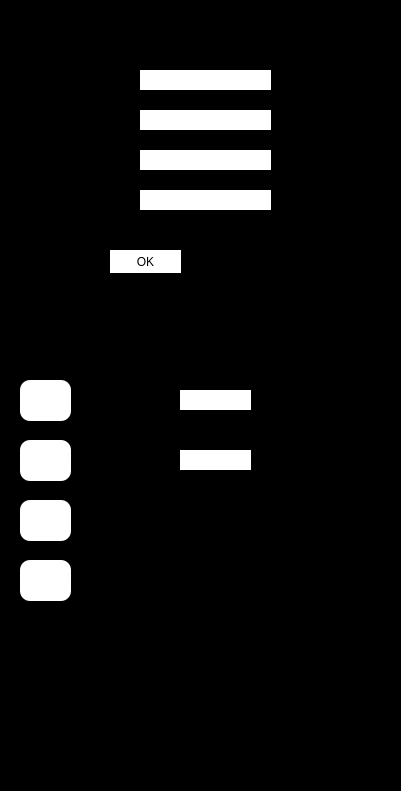
       <widget class="QFrame" name="frame_2">
        <property name="geometry">
         <rect>
          <x>10</x>
          <y>100</y>
          <width>401</width>
          <height>791</height>
         </rect>
        </property>
        <property name="toolTipDuration">
         <number>2</number>
        </property>
        <property name="styleSheet">
         <string notr="true">border-color: rgb(85, 255, 255);
background-color: rgb(0,0,0);
border-radius: 10px;  /* Change the value as needed */
</string>
        </property>
        <property name="frameShape">
         <enum>QFrame::StyledPanel</enum>
        </property>
        <property name="frameShadow">
         <enum>QFrame::Raised</enum>
        </property>
        <widget class="QLabel" name="label_15">
         <property name="geometry">
          <rect>
           <x>10</x>
           <y>10</y>
           <width>171</width>
           <height>31</height>
          </rect>
         </property>
         <property name="font">
          <font>
           <family>Segoe MDL2 Assets</family>
           <pointsize>14</pointsize>
           <weight>75</weight>
           <italic>false</italic>
           <bold>true</bold>
          </font>
         </property>
         <property name="styleSheet">
          <string notr="true">border: 0px </string>
         </property>
         <property name="text">
          <string>LOADING MOTOR</string>
         </property>
        </widget>
        <widget class="QLabel" name="label_16">
         <property name="geometry">
          <rect>
           <x>10</x>
           <y>60</y>
           <width>131</width>
           <height>31</height>
          </rect>
         </property>
         <property name="font">
          <font>
           <family>Segoe MDL2 Assets</family>
           <pointsize>10</pointsize>
           <weight>75</weight>
           <bold>true</bold>
          </font>
         </property>
         <property name="styleSheet">
          <string notr="true">border: 0px </string>
         </property>
         <property name="text">
          <string>CURRENT POSITION:</string>
         </property>
        </widget>
        <widget class="QLabel" name="label_17">
         <property name="geometry">
          <rect>
           <x>10</x>
           <y>100</y>
           <width>61</width>
           <height>31</height>
          </rect>
         </property>
         <property name="font">
          <font>
           <family>Segoe MDL2 Assets</family>
           <pointsize>10</pointsize>
           <weight>75</weight>
           <bold>true</bold>
          </font>
         </property>
         <property name="styleSheet">
          <string notr="true">border: 0px </string>
         </property>
         <property name="text">
          <string>MOVE TO:</string>
         </property>
        </widget>
        <widget class="QLineEdit" name="ZmotorTo">
         <property name="geometry">
          <rect>
           <x>140</x>
           <y>110</y>
           <width>131</width>
           <height>20</height>
          </rect>
         </property>
         <property name="styleSheet">
          <string notr="true">background-color: rgb(255, 255, 255);border: 0px ;border-radius: 0px;color: rgb(0, 0, 0);</string>
         </property>
        </widget>
        <widget class="QLabel" name="label_18">
         <property name="geometry">
          <rect>
           <x>10</x>
           <y>140</y>
           <width>61</width>
           <height>31</height>
          </rect>
         </property>
         <property name="font">
          <font>
           <family>Segoe MDL2 Assets</family>
           <pointsize>10</pointsize>
           <weight>75</weight>
           <bold>true</bold>
          </font>
         </property>
         <property name="styleSheet">
          <string notr="true">border: 0px </string>
         </property>
         <property name="text">
          <string>STEP SIZE:</string>
         </property>
        </widget>
        <widget class="QLineEdit" name="lineEdit_5">
         <property name="geometry">
          <rect>
           <x>140</x>
           <y>150</y>
           <width>131</width>
           <height>20</height>
          </rect>
         </property>
         <property name="styleSheet">
          <string notr="true">background-color: rgb(255, 255, 255);border: 0px ;border-radius: 0px;color: rgb(0, 0, 0);</string>
         </property>
        </widget>
        <widget class="QPushButton" name="ZmotorOk">
         <property name="geometry">
          <rect>
           <x>110</x>
           <y>250</y>
           <width>71</width>
           <height>23</height>
          </rect>
         </property>
         <property name="styleSheet">
          <string notr="true">background-color: rgb(255, 255, 255);
color: rgb(0, 0, 0);border: 0px ;border-radius: 0px;</string>
         </property>
         <property name="text">
          <string>OK</string>
         </property>
        </widget>
        <widget class="QLineEdit" name="ZmotorPos">
         <property name="geometry">
          <rect>
           <x>140</x>
           <y>70</y>
           <width>131</width>
           <height>20</height>
          </rect>
         </property>
         <property name="styleSheet">
          <string notr="true">background-color: rgb(255, 255, 255);border: 0px ;border-radius: 0px;color: rgb(0, 0, 0);</string>
         </property>
        </widget>
        <widget class="QLabel" name="label_21">
         <property name="geometry">
          <rect>
           <x>20</x>
           <y>380</y>
           <width>51</width>
           <height>41</height>
          </rect>
         </property>
         <property name="styleSheet">
          <string notr="true">border: 0px ;
background-color: rgb(255, 255, 255);</string>
         </property>
         <property name="text">
          <string/>
         </property>
         <property name="pixmap">
          <pixmap>up-fractol.png</pixmap>
         </property>
         <property name="scaledContents">
          <bool>true</bool>
         </property>
        </widget>
        <widget class="QLabel" name="label_22">
         <property name="geometry">
          <rect>
           <x>20</x>
           <y>440</y>
           <width>51</width>
           <height>41</height>
          </rect>
         </property>
         <property name="styleSheet">
          <string notr="true">border: 0px;
background-color: rgb(255, 255, 255);</string>
         </property>
         <property name="text">
          <string/>
         </property>
         <property name="pixmap">
          <pixmap>down_fractol.png</pixmap>
         </property>
         <property name="scaledContents">
          <bool>true</bool>
         </property>
        </widget>
        <widget class="QPushButton" name="ZmotorUp">
         <property name="geometry">
          <rect>
           <x>20</x>
           <y>380</y>
           <width>51</width>
           <height>41</height>
          </rect>
         </property>
         <property name="toolTip">
          <string notr="true"/>
         </property>
         <property name="toolTipDuration">
          <number>2</number>
         </property>
         <property name="styleSheet">
          <string notr="true">border: 0px;
background-color: rgb(255, 255);</string>
         </property>
         <property name="text">
          <string/>
         </property>
        </widget>
        <widget class="QPushButton" name="ZmotorDown">
         <property name="geometry">
          <rect>
           <x>20</x>
           <y>440</y>
           <width>51</width>
           <height>41</height>
          </rect>
         </property>
         <property name="toolTip">
          <string notr="true"/>
         </property>
         <property name="toolTipDuration">
          <number>2</number>
         </property>
         <property name="styleSheet">
          <string notr="true">border: 0px;
background-color: rgb(255, 255);</string>
         </property>
         <property name="text">
          <string/>
         </property>
        </widget>
        <widget class="QLabel" name="label_73">
         <property name="geometry">
          <rect>
           <x>280</x>
           <y>70</y>
           <width>47</width>
           <height>13</height>
          </rect>
         </property>
         <property name="styleSheet">
          <string notr="true">border: 0px;</string>
         </property>
         <property name="text">
          <string>mm</string>
         </property>
        </widget>
        <widget class="QLabel" name="label_74">
         <property name="geometry">
          <rect>
           <x>280</x>
           <y>110</y>
           <width>21</width>
           <height>16</height>
          </rect>
         </property>
         <property name="styleSheet">
          <string notr="true">border: 0px;</string>
         </property>
         <property name="text">
          <string>mm</string>
         </property>
        </widget>
        <widget class="QLabel" name="label_76">
         <property name="geometry">
          <rect>
           <x>20</x>
           <y>330</y>
           <width>201</width>
           <height>31</height>
          </rect>
         </property>
         <property name="font">
          <font>
           <family>Segoe MDL2 Assets</family>
           <pointsize>10</pointsize>
           <weight>75</weight>
           <italic>false</italic>
           <bold>true</bold>
          </font>
         </property>
         <property name="styleSheet">
          <string notr="true">border: 0px </string>
         </property>
         <property name="text">
          <string>MANUAL CONTROL</string>
         </property>
        </widget>
        <widget class="QLabel" name="label_109">
         <property name="geometry">
          <rect>
           <x>20</x>
           <y>500</y>
           <width>51</width>
           <height>41</height>
          </rect>
         </property>
         <property name="styleSheet">
          <string notr="true">border: 0px;
background-color: rgb(255, 255, 255);</string>
         </property>
         <property name="text">
          <string/>
         </property>
         <property name="pixmap">
          <pixmap>home_fractol.png</pixmap>
         </property>
         <property name="scaledContents">
          <bool>true</bool>
         </property>
        </widget>
        <widget class="QPushButton" name="ZmotorHome">
         <property name="geometry">
          <rect>
           <x>20</x>
           <y>500</y>
           <width>51</width>
           <height>41</height>
          </rect>
         </property>
         <property name="toolTip">
          <string notr="true"/>
         </property>
         <property name="toolTipDuration">
          <number>2</number>
         </property>
         <property name="styleSheet">
          <string notr="true">border: 0px;
background-color: rgb(255, 255);</string>
         </property>
         <property name="text">
          <string/>
         </property>
        </widget>
        <widget class="QLabel" name="label_77">
         <property name="geometry">
          <rect>
           <x>10</x>
           <y>180</y>
           <width>61</width>
           <height>31</height>
          </rect>
         </property>
         <property name="font">
          <font>
           <family>Segoe MDL2 Assets</family>
           <pointsize>10</pointsize>
           <weight>75</weight>
           <bold>true</bold>
          </font>
         </property>
         <property name="styleSheet">
          <string notr="true">border: 0px </string>
         </property>
         <property name="text">
          <string>SPEED:</string>
         </property>
        </widget>
        <widget class="QLineEdit" name="ZmotorSpeed">
         <property name="geometry">
          <rect>
           <x>140</x>
           <y>190</y>
           <width>131</width>
           <height>20</height>
          </rect>
         </property>
         <property name="styleSheet">
          <string notr="true">background-color: rgb(255, 255, 255);border: 0px ;border-radius: 0px;color: rgb(0, 0, 0);</string>
         </property>
        </widget>
        <widget class="QLabel" name="label_80">
         <property name="geometry">
          <rect>
           <x>100</x>
           <y>380</y>
           <width>71</width>
           <height>31</height>
          </rect>
         </property>
         <property name="font">
          <font>
           <family>Segoe MDL2 Assets</family>
           <pointsize>10</pointsize>
           <weight>75</weight>
           <bold>true</bold>
          </font>
         </property>
         <property name="styleSheet">
          <string notr="true">border: 0px </string>
         </property>
         <property name="text">
          <string>STEP SIZE:</string>
         </property>
        </widget>
        <widget class="QLineEdit" name="ZmotorUpStepSize">
         <property name="geometry">
          <rect>
           <x>180</x>
           <y>390</y>
           <width>71</width>
           <height>20</height>
          </rect>
         </property>
         <property name="styleSheet">
          <string notr="true">background-color: rgb(255, 255, 255);border: 0px ;border-radius: 0px;
color: rgb(0, 0, 0);</string>
         </property>
        </widget>
        <widget class="QLabel" name="label_115">
         <property name="geometry">
          <rect>
           <x>100</x>
           <y>440</y>
           <width>71</width>
           <height>31</height>
          </rect>
         </property>
         <property name="font">
          <font>
           <family>Segoe MDL2 Assets</family>
           <pointsize>10</pointsize>
           <weight>75</weight>
           <bold>true</bold>
          </font>
         </property>
         <property name="styleSheet">
          <string notr="true">border: 0px </string>
         </property>
         <property name="text">
          <string>STEP SIZE:</string>
         </property>
        </widget>
        <widget class="QLineEdit" name="ZmotorDownStepSize">
         <property name="geometry">
          <rect>
           <x>180</x>
           <y>450</y>
           <width>71</width>
           <height>20</height>
          </rect>
         </property>
         <property name="styleSheet">
          <string notr="true">background-color: rgb(255, 255, 255);border: 0px ;border-radius: 0px;color: rgb(0, 0, 0);</string>
         </property>
        </widget>
        <widget class="QLabel" name="ZmotorZeroLabel">
         <property name="geometry">
          <rect>
           <x>20</x>
           <y>560</y>
           <width>51</width>
           <height>41</height>
          </rect>
         </property>
         <property name="styleSheet">
          <string notr="true">border: 0px;
background-color: rgb(255, 255, 255);</string>
         </property>
         <property name="text">
          <string/>
         </property>
         <property name="pixmap">
          <pixmap>zero.svg</pixmap>
         </property>
         <property name="scaledContents">
          <bool>true</bool>
         </property>
        </widget>
        <widget class="QLabel" name="label_110">
         <property name="geometry">
          <rect>
           <x>270</x>
           <y>400</y>
           <width>47</width>
           <height>13</height>
          </rect>
         </property>
         <property name="styleSheet">
          <string notr="true">border: 0px;</string>
         </property>
         <property name="text">
          <string>mm</string>
         </property>
        </widget>
        <widget class="QLabel" name="label_118">
         <property name="geometry">
          <rect>
           <x>270</x>
           <y>450</y>
           <width>47</width>
           <height>13</height>
          </rect>
         </property>
         <property name="styleSheet">
          <string notr="true">border: 0px;</string>
         </property>
         <property name="text">
          <string>mm</string>
         </property>
        </widget>
        <widget class="QPushButton" name="ZmotorZero">
         <property name="geometry">
          <rect>
           <x>20</x>
           <y>560</y>
           <width>51</width>
           <height>41</height>
          </rect>
         </property>
         <property name="toolTip">
          <string notr="true"/>
         </property>
         <property name="toolTipDuration">
          <number>2</number>
         </property>
         <property name="styleSheet">
          <string notr="true">border: 0px;
background-color: rgb(255, 255);</string>
         </property>
         <property name="text">
          <string/>
         </property>
        </widget>
        <widget class="QRadioButton" name="radioButton">
         <property name="geometry">
          <rect>
           <x>370</x>
           <y>10</y>
           <width>16</width>
           <height>17</height>
          </rect>
         </property>
         <property name="styleSheet">
          <string notr="true">border:0;</string>
         </property>
         <property name="text">
          <string/>
         </property>
        </widget>
       </widget>
